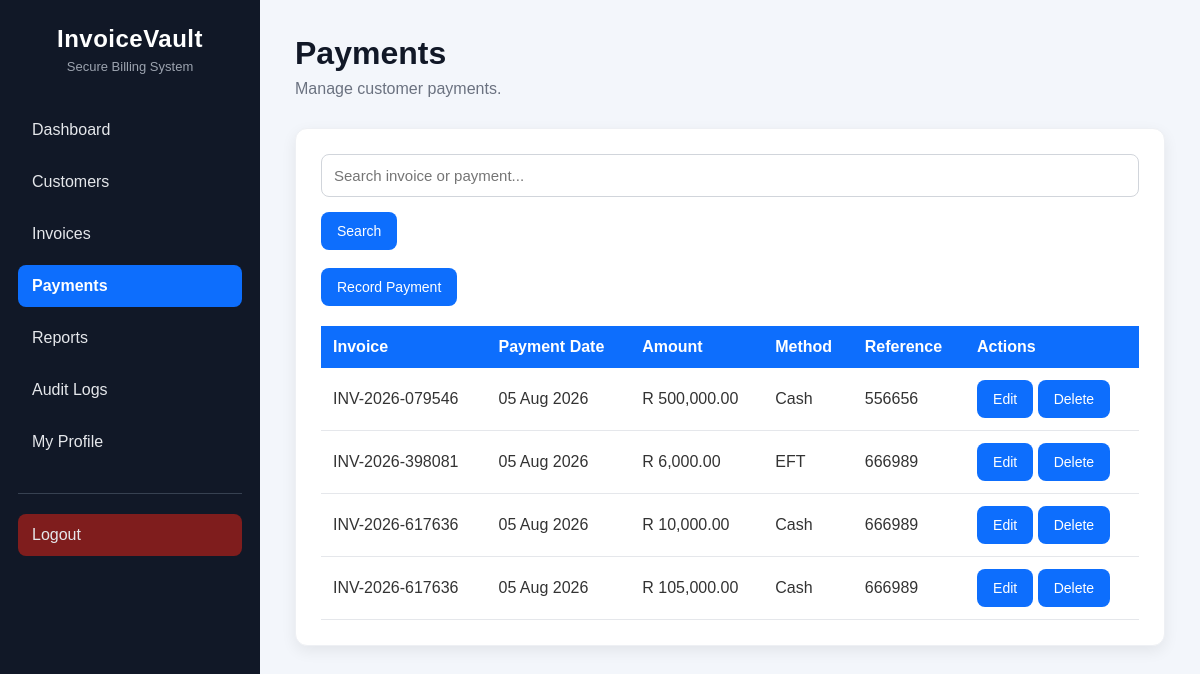
The app's page /payments.php (signed in) with its own data.
### tables this page shows
CREATE TABLE `payments` (
  `payment_id` int(11) NOT NULL,
  `invoice_id` int(11) NOT NULL,
  `payment_date` date NOT NULL,
  `amount_paid` decimal(10,2) NOT NULL,
  `payment_method` enum('Cash','Card','EFT') NOT NULL,
  `reference_number` varchar(100) DEFAULT NULL,
  `created_at` timestamp NOT NULL DEFAULT current_timestamp()
);

CREATE TABLE `invoices` (
  `invoice_id` int(11) NOT NULL,
  `invoice_number` varchar(30) DEFAULT NULL,
  `customer_id` int(11) NOT NULL,
  `invoice_date` date NOT NULL,
  `due_date` date NOT NULL,
  `subtotal` decimal(10,2) DEFAULT NULL,
  `vat` decimal(10,2) DEFAULT NULL,
  `total` decimal(10,2) DEFAULT NULL,
  `status` enum('Unpaid','Partially Paid','Paid') DEFAULT 'Unpaid',
  `created_at` timestamp NOT NULL DEFAULT current_timestamp()
);

### payments.php (the view, shortened to what this page needs)
<?php
include 'config/db.php';
$search = "";
if(isset($_GET['search'])){
    $search = trim($_GET['search']);
    $stmt = $conn->prepare("
    SELECT
    payments.*,
    invoices.invoice_number
    FROM payments
    INNER JOIN invoices
    ON payments.invoice_id = invoices.invoice_id
    WHERE
    invoices.invoice_number LIKE ?
    OR payments.payment_method LIKE ?
    OR payments.reference_number LIKE ?
    ORDER BY payments.payment_date DESC
    ");
    $like = "%".$search."%";
    $stmt->bind_param("sss",$like,$like,$like);
    $stmt->execute();
    $result = $stmt->get_result();
}else{
    $result = $conn->query("
    SELECT
    payments.*,
    invoices.invoice_number
    FROM payments
    INNER JOIN invoices
    ON payments.invoice_id = invoices.invoice_id
    ORDER BY payments.payment_date DESC
    ");
}
?>
<!DOCTYPE html>
<html lang="en">
<head>
<link rel="stylesheet" href="assets/css/style.css">
</head>
<body>
<div class="dashboard-container">
<?php include 'includes/sidebar.php'; ?>
<div class="main-content">
<div class="header">
<h1>Payments</h1>
<p>Manage customer payments.</p>
</div>
<div class="table-section">
<form method="GET">
<input
type="text"
name="search"
placeholder="Search invoice or payment..."
value="<?php echo htmlspecialchars($search); ?>">
<button type="submit">Search</button>
</form>
<br>
<a href="add_payment.php">
<button type="button">
Record Payment
</button>
</a>
<table>
<tr>
<th>Invoice</th>
<th>Payment Date</th>
<th>Amount</th>
<th>Method</th>
<th>Reference</th>
<th>Actions</th>
</tr>
<?php
if($result->num_rows > 0){
    while($row = $result->fetch_assoc()){
?>
<tr>
<td><?php echo htmlspecialchars($row['invoice_number']); ?></td>
<td><?php echo date("d M Y", strtotime($row['payment_date'])); ?></td>
<td>R <?php echo number_format($row['amount_paid'],2); ?></td>
<td><?php echo htmlspecialchars($row['payment_method']); ?></td>
<td>
<?php
if(!empty($row['reference_number'])){
    echo htmlspecialchars($row['reference_number']);
}else{
    echo "-";
}
?>
</td>
<td>
<a href="edit_payment.php?id=<?php echo $row['payment_id']; ?>">
<button type="button">
Edit
</button>
</a>
<a
href="delete_payment.php?id=<?php echo $row['payment_id']; ?>"
onclick="return confirm('Are you sure you want to delete this payment?');">
<button type="button">
Delete
</button>
</a>
</td>
</tr>
<?php
    }
}
?>
</table>
</div>
</div>
</div>
</body>
</html>

### assets/css/style.css (style rules this page uses)
* { margin:0; padding:0; box-sizing:border-box; font-family:Arial, Helvetica, sans-serif; }
body { background:#f3f6fb; color:#333; }
a { text-decoration:none; }
input, select { width:100%; padding:12px; margin-bottom:15px; border:1px solid #d1d5db; border-radius:8px; font-size:15px; background:#fff; }
button { padding:11px 16px; border:none; border-radius:8px; background:#0d6efd; color:#fff; cursor:pointer; font-size:14px; transition:.2s ease; width:auto; }
.dashboard-container { display:flex; min-height:100vh; }
.main-content { flex:1; padding:35px; overflow-x:auto; }
.header { margin-bottom:30px; }
.header h1 { margin-bottom:8px; color:#111827; }
.header p { color:#6b7280; }
.table-section { margin-top:30px; background:white; padding:25px; border-radius:12px; box-shadow:0 5px 15px rgba(0,0,0,.07); border:1px solid #eef0f4; }
table { width:100%; border-collapse:collapse; margin-top:20px; }
table th { background:#0d6efd; color:white; padding:12px; text-align:left; white-space:nowrap; }
table td { padding:12px; border-bottom:1px solid #e5e7eb; vertical-align:middle; }

### records on screen
payments: invoice.invoice_number "INV-2026-079546", payment_date "05 Aug 2026", amount_paid "500,000.00", payment_method "Cash", reference_number "556656"
payments: invoice.invoice_number "INV-2026-398081", payment_date "05 Aug 2026", amount_paid "6,000.00", payment_method "EFT", reference_number "666989"
payments: invoice.invoice_number "INV-2026-617636", payment_date "05 Aug 2026", amount_paid "10,000.00", payment_method "Cash", reference_number "666989"
payments: invoice.invoice_number "INV-2026-617636", payment_date "05 Aug 2026", amount_paid "105,000.00", payment_method "Cash", reference_number "666989"
